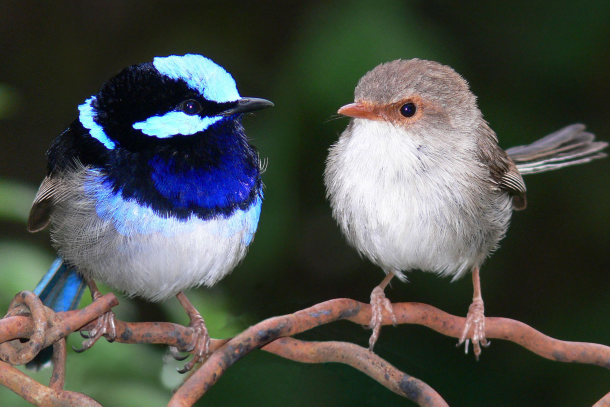
#> input picture Lesson5/image.jpeg, 1220 x 813 px (shown at 1/2 size)
$ python main.py   (older library calls are emulated)
#> lines starting #> are read from the running program, lines starting #| are printed output that depends on the picture
# opencv kütüphanesini kullanarak resim üzerine Çizgi, Daire ve Metin Ekleme işlemi yaptık.
import cv2

resim = cv2.imread('image.jpeg')
#> resim is the input picture: shape (813, 1220, 3); mean B, G, R 73.3, 78.5, 74.6

cv2.imshow('Ornek Resim', resim)
cv2.rectangle(resim, (450, 120), (250, 230), (125, 80, 30), 5)#resim içerisinde dikdörtgen çizme işlemi.

print(resim)
#> (printed output is left out)
#line fonksiyonu ile resim içerisinde belirlediğimiz koordinata çizgi ekleyebiliriz
cv2.line(resim, (200, 40), (100, 100), (0, 255, 200), 5)

#resime daire ekleme işlemi
cv2.circle(resim, (80, 110),20,(0, 0, 200), 5)

#resime metin ekleme işlemi
cv2.putText(resim,"Bedirhan Education",(190,260),cv2.FONT_HERSHEY_DUPLEX,1,(255,255,255,255),2,cv2.LINE_4);
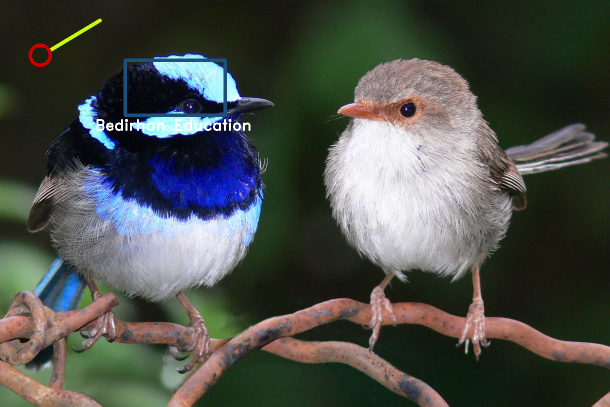
#> resim: shape (813, 1220, 3) (shown at 1/2 size); mean B, G, R 73.5, 78.9, 75.1

cv2.divide(resim, 2, resim, 1, cv2.CV_32F)#resim içerisindeki pikselleri 2'ye bölme işlemi
#cv2.imshow("pixelleri iki ye bölme işlmei", resim)


cv2.imshow('Dortgen ve Çizgi Eklenmis Resim', resim)
cv2.waitKey(0)
cv2.destroyAllWindows()
